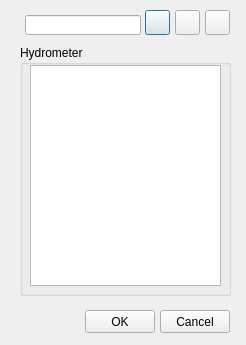
<?xml version="1.0" encoding="UTF-8"?>
<ui version="4.0">
 <class>Dialog</class>
 <widget class="QDialog" name="Dialog">
  <property name="geometry">
   <rect>
    <x>0</x>
    <y>0</y>
    <width>246</width>
    <height>345</height>
   </rect>
  </property>
  <property name="windowTitle">
   <string>Dialog</string>
  </property>
  <widget class="QGroupBox" name="groupBox_2">
   <property name="geometry">
    <rect>
     <x>20</x>
     <y>45</y>
     <width>211</width>
     <height>251</height>
    </rect>
   </property>
   <property name="title">
    <string>Hydrometer</string>
   </property>
   <widget class="QTableView" name="tbl">
    <property name="geometry">
     <rect>
      <x>10</x>
      <y>20</y>
      <width>191</width>
      <height>221</height>
     </rect>
    </property>
   </widget>
  </widget>
  <widget class="QPushButton" name="btn_insert">
   <property name="geometry">
    <rect>
     <x>145</x>
     <y>10</y>
     <width>25</width>
     <height>25</height>
    </rect>
   </property>
   <property name="text">
    <string/>
   </property>
   <property name="icon">
    <iconset>
     <normaloff>../icons/111.png</normaloff>../icons/111.png</iconset>
   </property>
  </widget>
  <widget class="QPushButton" name="btn_delete">
   <property name="geometry">
    <rect>
     <x>175</x>
     <y>10</y>
     <width>25</width>
     <height>25</height>
    </rect>
   </property>
   <property name="text">
    <string/>
   </property>
   <property name="icon">
    <iconset>
     <normaloff>../icons/112.png</normaloff>../icons/112.png</iconset>
   </property>
  </widget>
  <widget class="QPushButton" name="btn_cancel">
   <property name="geometry">
    <rect>
     <x>160</x>
     <y>310</y>
     <width>70</width>
     <height>23</height>
    </rect>
   </property>
   <property name="text">
    <string>Cancel</string>
   </property>
  </widget>
  <widget class="QPushButton" name="btn_accept">
   <property name="geometry">
    <rect>
     <x>85</x>
     <y>310</y>
     <width>70</width>
     <height>23</height>
    </rect>
   </property>
   <property name="text">
    <string>OK</string>
   </property>
  </widget>
  <widget class="QLineEdit" name="hydrometer_id">
   <property name="geometry">
    <rect>
     <x>25</x>
     <y>15</y>
     <width>116</width>
     <height>20</height>
    </rect>
   </property>
  </widget>
  <widget class="QPushButton" name="btn_snapping">
   <property name="geometry">
    <rect>
     <x>205</x>
     <y>10</y>
     <width>25</width>
     <height>25</height>
    </rect>
   </property>
   <property name="text">
    <string/>
   </property>
   <property name="icon">
    <iconset>
     <normaloff>../icons/129.png</normaloff>../icons/129.png</iconset>
   </property>
  </widget>
 </widget>
 <resources/>
 <connections/>
</ui>
